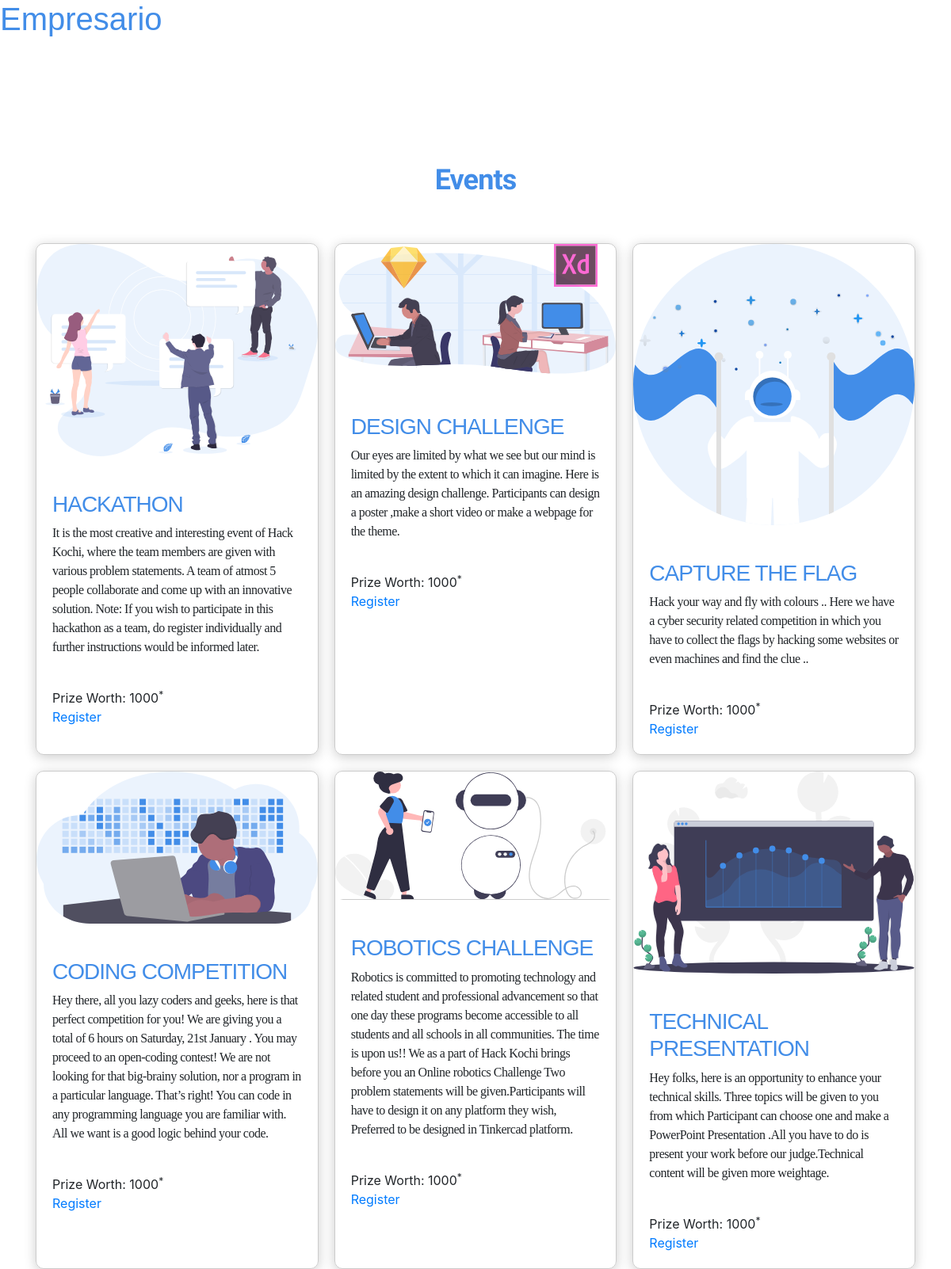
The page / on the database its author committed.
### events/models.py (models this page shows, shortened)
class Event(models.Model):
    EVENT_TYPES = (('S','Single'),('T','Team'))
    name = models.CharField(max_length = 50,blank = False)
    description = models.CharField(max_length = 500,blank = False)
    event_start_date = models.DateTimeField(auto_now=False )
    event_end_date = models.DateTimeField(auto_now=False)
    event_type = models.CharField(max_length=1,choices = EVENT_TYPES)
    registration_fee = models.IntegerField(blank = False,default = 100)
    prize_amount = models.IntegerField(blank = False,default = 1000)
    event_image = models.FileField(blank = True,max_length =100,upload_to ='static/images',null = True)

### events/views.py (the view)
# urls.py: 2. Add a URL to urlpatterns:  path('', views.home, name='home')
def home(request):
    context = {}
    events = Event.objects.all()
    context['events'] = events
    return render(request,'home.html',context)

### events/templates/home.html
{% extends 'base.html' %}
{% block body %}
<h1 style="font-family: sans-serif; color: #428DE8;"> Empresario</h1>
<div class="events-section container" style="padding-top: 150px;" id="events">
  <h1 class="font-bold text-4xl text-center pt-03 tracking-tight" style="font-family: 'Monstserrat', sans-serif; color: #428DE8">Events</h1>
  <main class="grid" style="padding-top: 50px;">
    {% for event in events%}
    <article>
      <img src="{{event.event_image}}" alt="Sample photo">
      <br>
      <div class="text">
        <h3 style="font-family: 'CS', sans-serif; font-weight:500; letter-spacing: -1px;">{{event.name}}</h3>
        <p>{{event.description}}
        </p>
        <div><br><span class="event-prize">Prize Worth: {{event.prize_amount}}<sup>*</sup></span>
          <br>
          <a href='{% url "form" %}' >Register</a></div>
      </div>
    </article>
    {% endfor %}
  </main>
</div>
{% endblock body %}

### static/css/main.css (style rules this page uses)
a { display: inline; }
.grid { display: grid; grid-template-columns: repeat(auto-fill, minmax(280px, 1fr)); grid-gap: 20px; align-items: stretch; }
.grid > article { border: 1px solid #ccc; border-radius: 10px; box-shadow: 0px 3px 15px rgba(0,0,0,0.2); }
.grid > article img { max-width: 100%; border-radius: 10px; }
.grid .text { padding: 20px; }
h3 { font-family: 'CS', Helvetica, Arial; color: #428de8; text-align: left; font-weight: bold; letter-spacing: -1px; }
p { font-family: Circular Std Book; font-weight: lighter; letter-spacing: -0.5px; }

### rows shown on the page
Event: event_image (picture), name "HACKATHON", description "It is the most creative and interesting event of Hack Kochi, where the team members are given with various problem statements. A team of atmost 5 people collaborate and come up with an innovative solution. Note: If you wish to participate in this hackathon as a team, do register individually and further instructions would be informed later.", prize_amount "1000"
Event: event_image (picture), name "DESIGN CHALLENGE", description "Our eyes are limited by what we see but our mind is limited by the extent to which it can imagine. Here is an amazing design challenge. Participants can design a poster ,make a short video or make a webpage for the theme.", prize_amount "1000"
Event: event_image (picture), name "CAPTURE THE FLAG", description "Hack your way and fly with colours .. Here we have a cyber security related competition in which you have to collect the flags by hacking some websites or even machines and find the clue ..", prize_amount "1000"
Event: event_image (picture), name "CODING COMPETITION", description "Hey there, all you lazy coders and geeks, here is that perfect competition for you! We are giving you a total of 6 hours on Saturday, 21st January . You may proceed to an open-coding contest! We are not looking for that big-brainy solution, nor a program in a particular language. That’s right! You can code in any programming language you are familiar with. All we want is a good logic behind your code.", prize_amount "1000"
Event: event_image (picture), name "ROBOTICS CHALLENGE", description "Robotics is committed to promoting technology and related student and professional advancement so that one day these programs become accessible to all students and all schools in all communities. The time is upon us!! We as a part of Hack Kochi brings before you an Online robotics Challenge Two problem statements will be given.Participants will have to design it on any platform they wish, Preferred to be designed in Tinkercad platform.", prize_amount "1000"
Event: event_image (picture), name "TECHNICAL PRESENTATION", description "Hey folks, here is an opportunity to enhance your technical skills. Three topics will be given to you from which Participant can choose one and make a PowerPoint Presentation .All you have to do is present your work before our judge.Technical content will be given more weightage.", prize_amount "1000"
